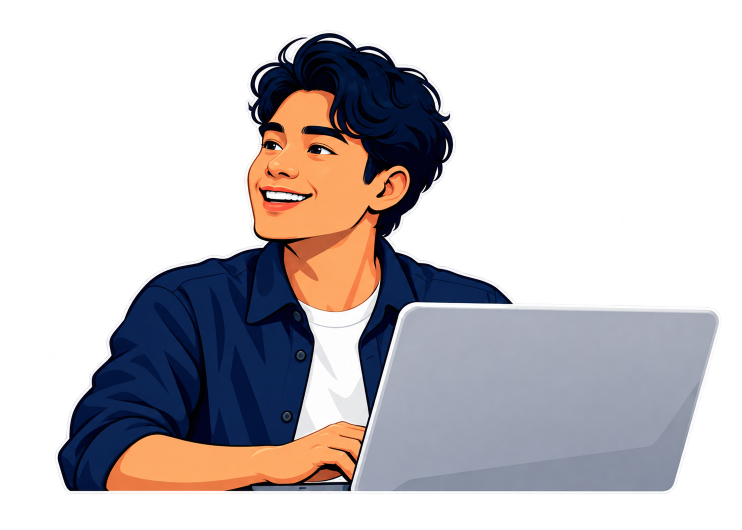
#> input picture artifacts/visual-qa/ui-v3/source-art/path-learner.png, 1484 x 1060 px, found by its file name (shown at 1/2 size)
$ python process_path_learner.py
#> lines starting #> are read from the running program, lines starting #| are printed output that depends on the picture; after the words box and inside, x2 and y2 are one past the last pixel; in counts of white or black regions, pixels touching at a corner belong together
from pathlib import Path
import json, hashlib
from PIL import Image, ImageDraw
import cv2
import numpy as np

root = Path('.').resolve()
src = root / 'artifacts/visual-qa/ui-v3/source-art/path-learner.png'
out = root / 'public/assets/illustrations/ui-v4'
out.mkdir(parents=True, exist_ok=True)

im = Image.open(src).convert('RGBA')
#> im is the input picture: PIL image 1484x1060 RGBA; mean R, G, B, A 55.9, 51.9, 54.9, 108.9
p = np.array(im)
a = p[:, :, 3]
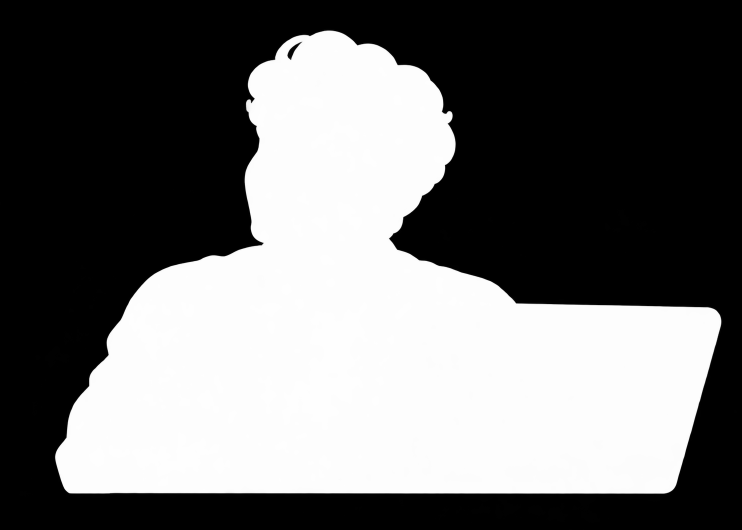
#> a: shape (1060, 1484) (shown at 1/2 size); min 0, max 255, mean 108.9

# Isolate largest connected component of alpha > 200 to remove stray flecks
n, labels, stats, _ = cv2.connectedComponentsWithStats((a > 200).astype('uint8'), 8)
#> labels: shape (1060, 1484) int32; values 0 (black) and 1 (white), 42.9% white; 1 white region, box (x1, y1, x2, y2) and area: (111, 62, 1442, 987) 675236
#> n = 2; stats = [[0, 0, 1484, 1060, 897804], [111, 62, 1331, 925, 675236]]
largest = 1 + int(np.argmax(stats[1:, cv2.CC_STAT_AREA]))
#> largest = 1
p[:, :, 3] = np.where(labels == largest, a, 0)
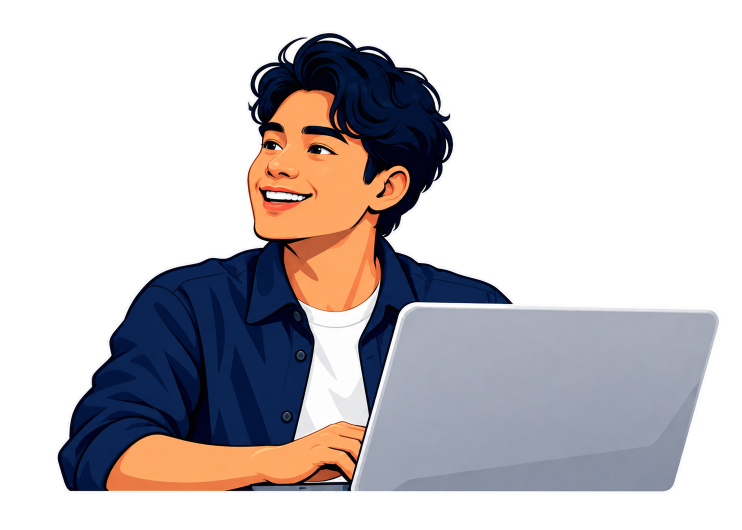
#> p: shape (1060, 1484, 4) (shown at 1/2 size); 1.73% of pixels changed, all inside (x1, y1, x2, y2) = (0, 17, 1474, 1060); transparent parts drawn white

im = Image.fromarray(p)
bounds = im.getbbox()
#> bounds = (111, 62, 1442, 987)
im = im.crop(bounds)
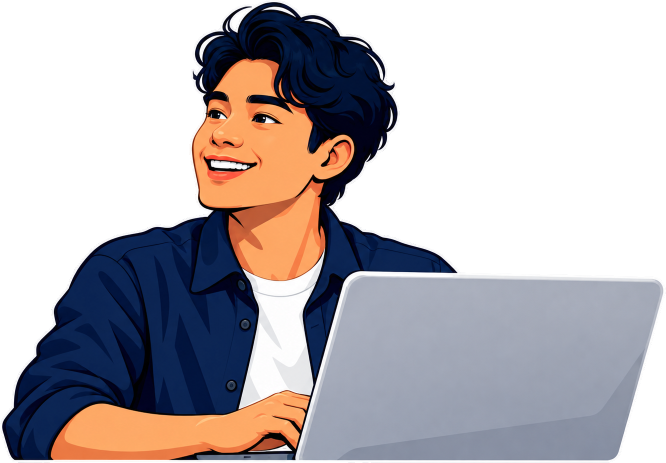
#> im: PIL image 1331x925 RGBA (shown at 1/2 size); mean R, G, B, A 69.1, 64, 68, 138.7; transparent parts drawn white
print(f'Cropped bounds without bottom trim: {bounds}, size: {im.size}')
#| Cropped bounds without bottom trim: (111, 62, 1442, 987), size: (1331, 925)

# Let's save a preview of the bottom
bottom_preview = im.crop((0, im.height - 100, im.width, im.height))
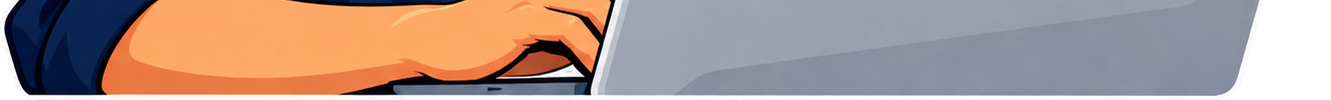
#> bottom_preview: PIL image 1331x100 RGBA; mean R, G, B, A 155.8, 133.6, 126.4, 234.4; transparent parts drawn white
bottom_preview.save('artifacts/visual-qa/ui-v4/source-art/preview_unclipped_baseline.png')

# Save full 1100 and 600 responsive webp exports
outputs = []
for width in [1100, 600]:
    h = round(im.height * width / im.width)
    resized = im.resize((width, h), Image.Resampling.LANCZOS)
    dest = out / f'path-learner-{width}.webp'
    resized.save(dest, 'WEBP', quality=92, method=6)
    sha = hashlib.sha256(dest.read_bytes()).hexdigest()
    outputs.append({'path': str(dest.relative_to(root)), 'size': resized.size, 'sha256': sha})
    print(f'Saved {dest}: size={resized.size}, sha={sha}')
#> this loop made 2 passes
#> pass 1, `resized = im.resize((width, h), Image.Resampling.LANCZOS)`:
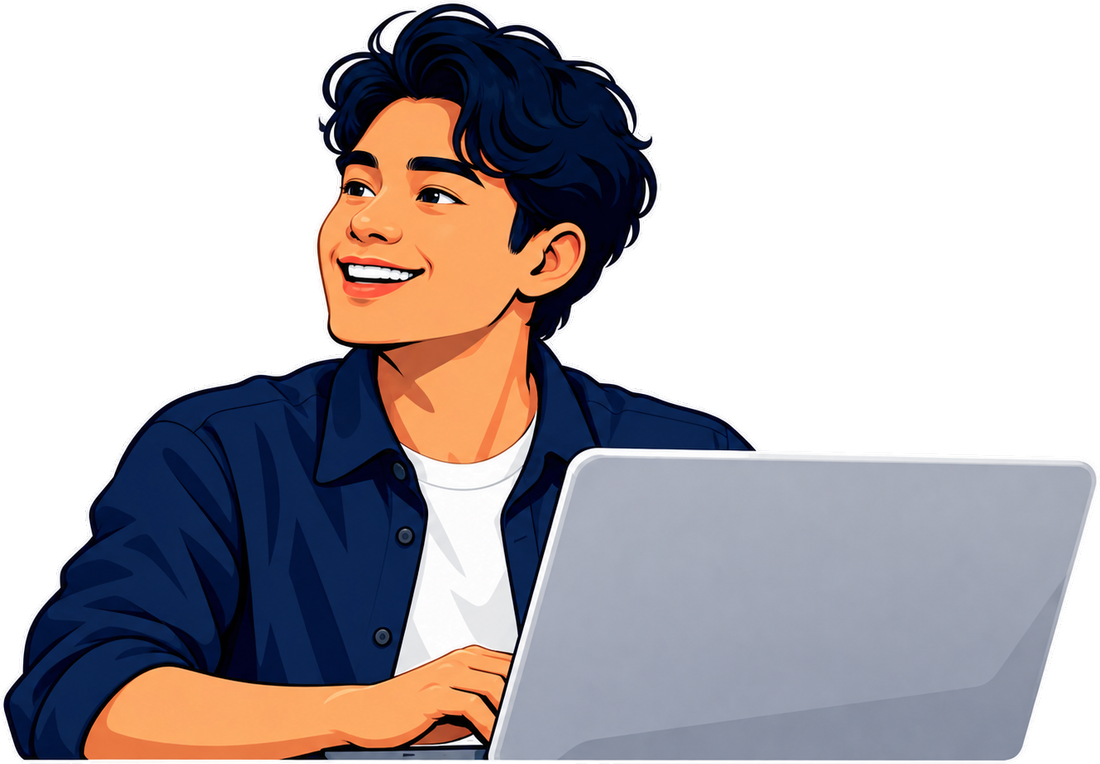
#> resized: PIL image 1100x764 RGBA; mean R, G, B, A 68.7, 63.7, 67.4, 138.7; transparent parts drawn white
#> after the loop, outputs = 2 items

# Checkerboard visual proof at 100%
check = Image.new('RGBA', im.size)
#> check: PIL image 1331x925 RGBA; every value is 0
d = ImageDraw.Draw(check)
for y in range(0, im.height, 20):
    for x in range(0, im.width, 20):
        d.rectangle((x, y, x + 19, y + 19), fill='#d8d8d8' if (x // 20 + y // 20) % 2 else '#ffffff')
check.alpha_composite(im)
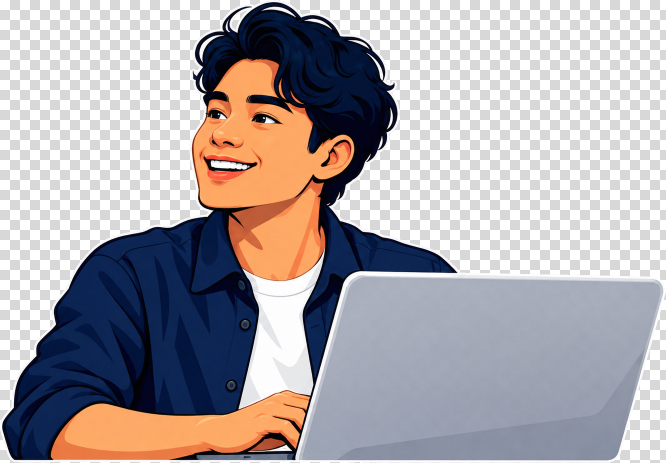
#> check: PIL image 1331x925 RGBA (shown at 1/2 size); mean R, G, B, A 174.4, 169.4, 173.2, 255
check.convert('RGB').save('artifacts/visual-qa/ui-v4/source-art/path-learner-100-proof.png')
print('Finished preparing unclipped path learner art.')
